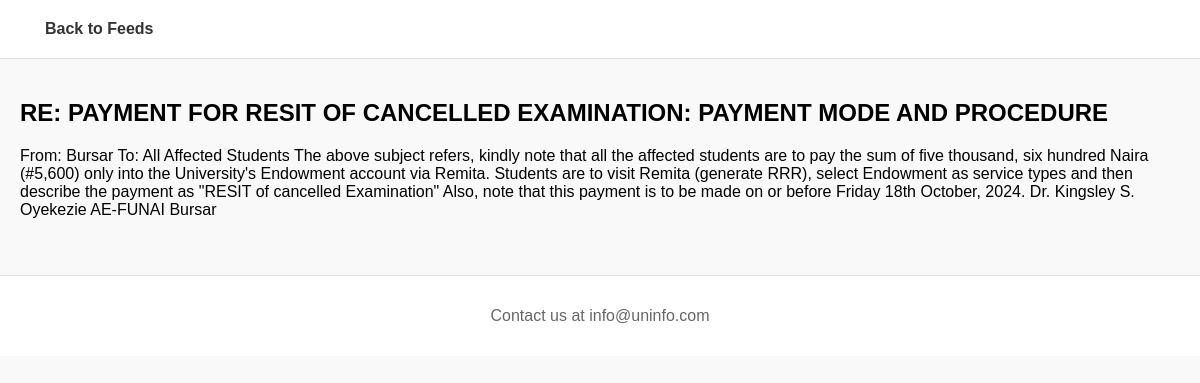
/post/1, run on the app's committed database.
### models.py (models this page shows)
class Post(db.Model):
    id = db.Column(db.Integer, primary_key=True)
    title = db.Column(db.String(256), unique=True, nullable=False)
    content = db.Column(db.Text, nullable=False)
    admin_id = db.Column(db.Integer, db.ForeignKey('admin.id'), nullable=False)
    image_urls = db.Column(db.JSON, nullable=True)
    document_urls = db.Column(db.JSON, nullable=True)

### main.py (the view)
@app.route('/post/<int:id>')
def news_detail(id):
    news_item = Post.query.get_or_404(id)
    return render_template('news_detail.html', news=news_item)

### templates/news_detail.html (shortened to what this page needs)
<!DOCTYPE html>
<html lang="en">
<head>
    <link rel="stylesheet" type="text/css" href="{{ url_for('static', filename='style/home.css') }}">
</head>
<body>
    <header>
        <nav class="navbar">
            <a href='/'>Back to Feeds</a>
        </nav>
    </header>
    <main>
        <div class="container">
            <article>
                <h1>{{ news.title }}</h1>
                <p>{{ news.content }}</p>
            </article>
        </div>
    </main>
    <footer>
        <p>Contact us at info@uninfo.com</p>
    </footer>
</body>
</html>

### static/style/home.css (style rules this page uses)
body { font-family: Arial, sans-serif; margin: 0; padding: 0; background-color: #f9f9f9; }
header { background-color: #fff; border-bottom: 1px solid #e0e0e0; padding: 10px; }
.navbar { display: flex; justify-content: space-between; align-items: center; padding: 10px 20px; }
.navbar a { text-decoration: none; color: #333; margin-left: 15px; font-weight: bold; }
.container { display: flex; max-width: 1200px; margin: 0 auto; padding: 20px; }
footer { background-color: #fff; padding: 15px 0; text-align: center; border-top: 1px solid #e0e0e0; margin-top: 20px; }
footer p { color: #666; }

### data on the page
Post: title "RE: PAYMENT FOR RESIT OF CANCELLED EXAMINATION: PAYMENT MODE AND PROCEDURE", content "From: Bursar To: All Affected Students The above subject refers, kindly note that all the affected students are to pay the sum of five thousand, six hundred Naira (#5,600) only into the University's Endowment account via Remita. Students are to visit Remita (generate RRR), select Endowment as service types and then describe the payment as \"RESIT of cancelled Examination\" Also, note that this payment is to be made on or before Friday 18th October, 2024. Dr. Kingsley S. Oyekezie AE-FUNAI Bursar"
